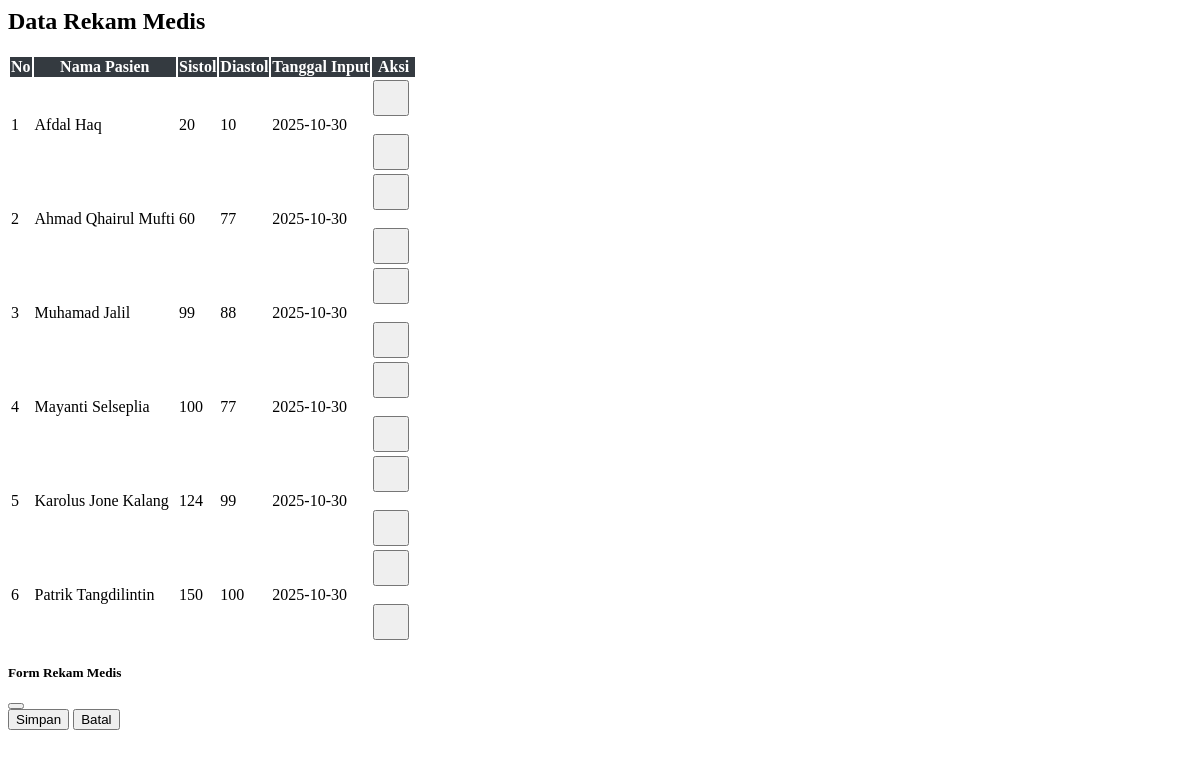
Page /rekam.php on the earlier database version.
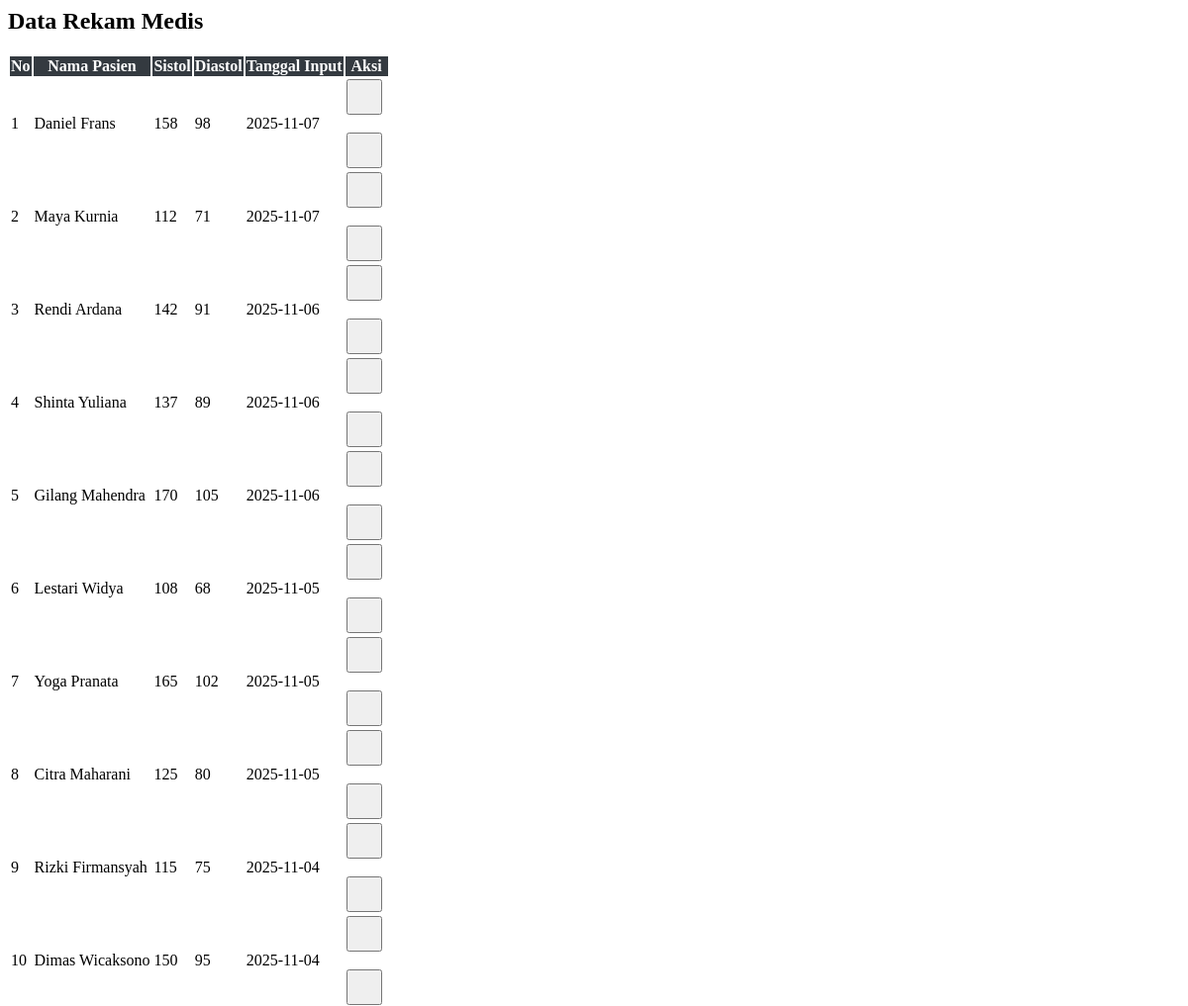
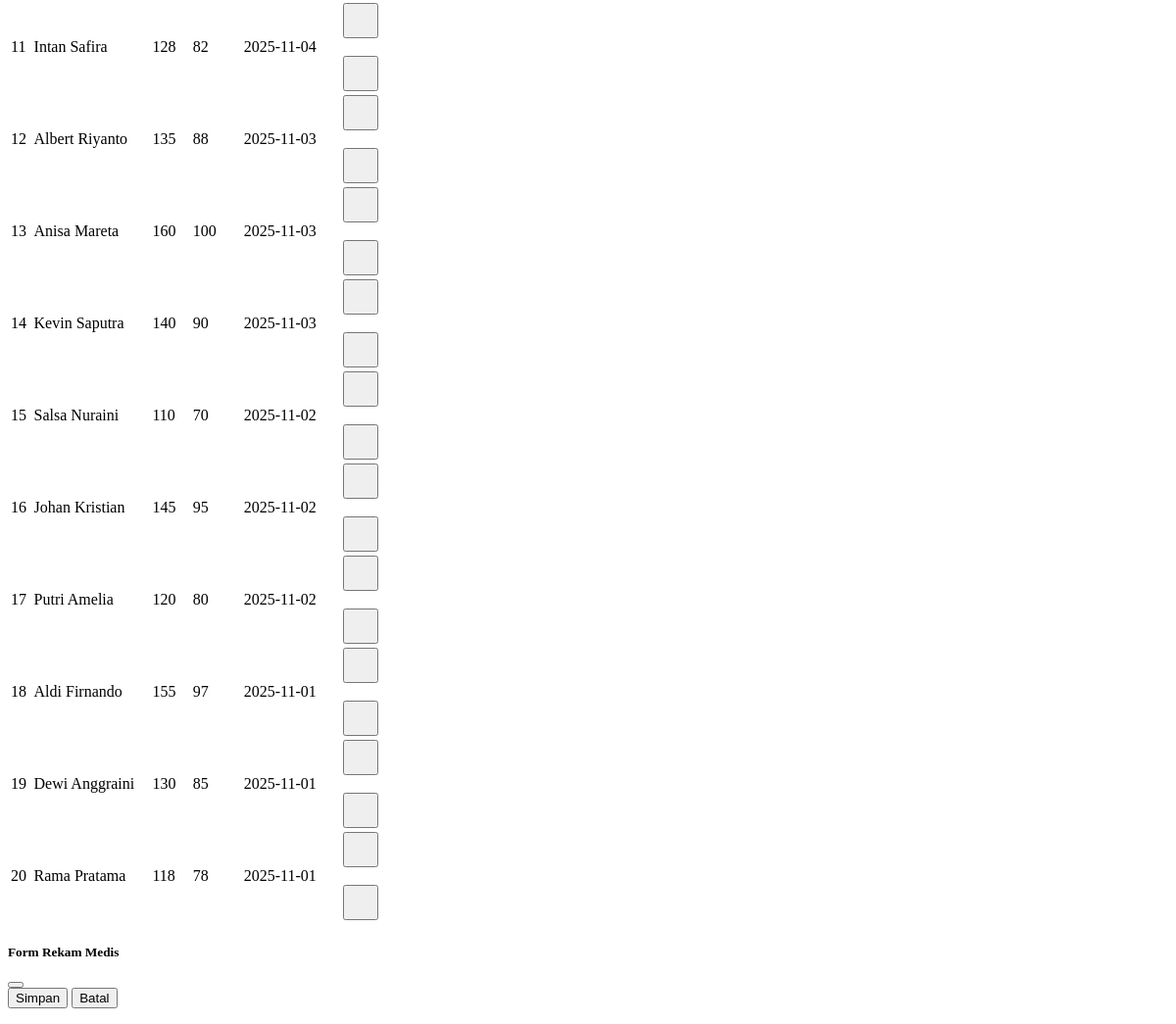
Same page on the later database version (2 pictures, top to bottom).
### tables this page shows
CREATE TABLE IF NOT EXISTS `212341_rekam_medis` (
  `212341_rekam_id` int NOT NULL,
  `212341_pasien_id` int NOT NULL,
  `212341_tekanan_sistol` int NOT NULL,
  `212341_tekanan_diastol` int NOT NULL,
  `212341_tanggal_input` date NOT NULL
);

CREATE TABLE IF NOT EXISTS `212341_pasien` (
  `212341_pasien_id` int NOT NULL,
  `212341_nama` varchar(100) NOT NULL,
  `212341_umur` int NOT NULL,
  `212341_alamat` varchar(255) DEFAULT NULL,
  `212341_jk` enum('Laki-laki','Perempuan') NOT NULL,
  `212341_berat_badan` decimal(5,2) DEFAULT NULL,
  `212341_riwayat_tekanan` text,
  `212341_pola_makan` text,
  `212341_riwayat_keluarga` enum('Ya','Tidak') DEFAULT 'Tidak',
  `212341_keluhan` text,
  `212341_created_at` timestamp NULL DEFAULT CURRENT_TIMESTAMP
);

### rekam.php (the view, shortened to what this page needs)
<?php
include "config.php";
$res = $conn->query("
    SELECT
        r.212341_rekam_id,
        p.212341_nama,
        r.212341_tekanan_sistol,
        r.212341_tekanan_diastol,
        r.212341_tanggal_input
    FROM 212341_rekam_medis r
    JOIN 212341_pasien p ON r.212341_pasien_id = p.212341_pasien_id
    ORDER BY r.212341_rekam_id DESC
");
$rows = $res ? $res->fetch_all(MYSQLI_ASSOC) : [];
?>
<h2 class="mb-4">Data Rekam Medis</h2>
<table class="table table-bordered table-striped" id="tableRekam">
<thead>
<tr>
<th>No</th>
<th>Nama Pasien</th>
<th>Sistol</th>
<th>Diastol</th>
<th>Tanggal Input</th>
<th>Aksi</th>
</tr>
</thead>
<tbody>
<?php $no=1; foreach($rows as $r): ?>
<tr>
<td class="text-center"><?= $no++ ?></td>
<td><?= htmlspecialchars($r['212341_nama']) ?></td>
<td class="text-center"><?= $r['212341_tekanan_sistol'] ?></td>
<td class="text-center"><?= $r['212341_tekanan_diastol'] ?></td>
<td class="text-center"><?= $r['212341_tanggal_input'] ?></td>
<td class="text-center td-actions">
    <button class="btn btn-primary btnEdit" data-id="<?= $r['212341_rekam_id'] ?>"><i class="bi bi-pencil-square"></i></button>
    <br><br>
    <button class="btn btn-danger btnHapus" data-id="<?= $r['212341_rekam_id'] ?>"><i class="bi bi-trash3"></i></button>
</td>
</tr>
<?php endforeach; ?>
</tbody>
</table>
<div class="modal fade" id="modalForm" tabindex="-1">
<div class="modal-dialog modal-lg">
<div class="modal-content">
<form id="formRekam">
<div class="modal-header"><h5>Form Rekam Medis</h5><button type="button" class="btn-close" data-bs-dismiss="modal"></button></div>
<div class="modal-footer">
    <button type="submit" class="btn btn-success">Simpan</button>
    <button type="button" class="btn btn-secondary" data-bs-dismiss="modal">Batal</button>
</div>
</form>
</div>
</div>
</div>

Differences in the rows shown:
removed 212341_rekam_medis: 212341_pasien.212341_nama "Afdal Haq", 212341_tekanan_sistol "20", 212341_tekanan_diastol "10", 212341_tanggal_input "2025-10-30"
removed 212341_rekam_medis: 212341_pasien.212341_nama "Ahmad Qhairul Mufti", 212341_tekanan_sistol "60", 212341_tekanan_diastol "77", 212341_tanggal_input "2025-10-30"
removed 212341_rekam_medis: 212341_pasien.212341_nama "Muhamad Jalil", 212341_tekanan_sistol "99", 212341_tekanan_diastol "88", 212341_tanggal_input "2025-10-30"
removed 212341_rekam_medis: 212341_pasien.212341_nama "Mayanti Selseplia", 212341_tekanan_sistol "100", 212341_tekanan_diastol "77", 212341_tanggal_input "2025-10-30"
removed 212341_rekam_medis: 212341_pasien.212341_nama "Karolus Jone Kalang", 212341_tekanan_sistol "124", 212341_tekanan_diastol "99", 212341_tanggal_input "2025-10-30"
removed 212341_rekam_medis: 212341_pasien.212341_nama "Patrik Tangdilintin", 212341_tekanan_sistol "150", 212341_tekanan_diastol "100", 212341_tanggal_input "2025-10-30"
added 212341_rekam_medis: 212341_pasien.212341_nama "Daniel Frans", 212341_tekanan_sistol "158", 212341_tekanan_diastol "98", 212341_tanggal_input "2025-11-07"
added 212341_rekam_medis: 212341_pasien.212341_nama "Maya Kurnia", 212341_tekanan_sistol "112", 212341_tekanan_diastol "71", 212341_tanggal_input "2025-11-07"
added 212341_rekam_medis: 212341_pasien.212341_nama "Rendi Ardana", 212341_tekanan_sistol "142", 212341_tekanan_diastol "91", 212341_tanggal_input "2025-11-06"
added 212341_rekam_medis: 212341_pasien.212341_nama "Shinta Yuliana", 212341_tekanan_sistol "137", 212341_tekanan_diastol "89", 212341_tanggal_input "2025-11-06"
added 212341_rekam_medis: 212341_pasien.212341_nama "Gilang Mahendra", 212341_tekanan_sistol "170", 212341_tekanan_diastol "105", 212341_tanggal_input "2025-11-06"
added 212341_rekam_medis: 212341_pasien.212341_nama "Lestari Widya", 212341_tekanan_sistol "108", 212341_tekanan_diastol "68", 212341_tanggal_input "2025-11-05"
added 212341_rekam_medis: 212341_pasien.212341_nama "Yoga Pranata", 212341_tekanan_sistol "165", 212341_tekanan_diastol "102", 212341_tanggal_input "2025-11-05"
added 212341_rekam_medis: 212341_pasien.212341_nama "Citra Maharani", 212341_tekanan_sistol "125", 212341_tekanan_diastol "80", 212341_tanggal_input "2025-11-05"
added 212341_rekam_medis: 212341_pasien.212341_nama "Rizki Firmansyah", 212341_tekanan_sistol "115", 212341_tekanan_diastol "75", 212341_tanggal_input "2025-11-04"
added 212341_rekam_medis: 212341_pasien.212341_nama "Dimas Wicaksono", 212341_tekanan_sistol "150", 212341_tekanan_diastol "95", 212341_tanggal_input "2025-11-04"
added 212341_rekam_medis: 212341_pasien.212341_nama "Intan Safira", 212341_tekanan_sistol "128", 212341_tekanan_diastol "82", 212341_tanggal_input "2025-11-04"
added 212341_rekam_medis: 212341_pasien.212341_nama "Albert Riyanto", 212341_tekanan_sistol "135", 212341_tekanan_diastol "88", 212341_tanggal_input "2025-11-03"
added 212341_rekam_medis: 212341_pasien.212341_nama "Anisa Mareta", 212341_tekanan_sistol "160", 212341_tekanan_diastol "100", 212341_tanggal_input "2025-11-03"
added 212341_rekam_medis: 212341_pasien.212341_nama "Kevin Saputra", 212341_tekanan_sistol "140", 212341_tekanan_diastol "90", 212341_tanggal_input "2025-11-03"
added 212341_rekam_medis: 212341_pasien.212341_nama "Salsa Nuraini", 212341_tekanan_sistol "110", 212341_tekanan_diastol "70", 212341_tanggal_input "2025-11-02"
added 212341_rekam_medis: 212341_pasien.212341_nama "Johan Kristian", 212341_tekanan_sistol "145", 212341_tekanan_diastol "95", 212341_tanggal_input "2025-11-02"
added 212341_rekam_medis: 212341_pasien.212341_nama "Putri Amelia", 212341_tekanan_sistol "120", 212341_tekanan_diastol "80", 212341_tanggal_input "2025-11-02"
added 212341_rekam_medis: 212341_pasien.212341_nama "Aldi Firnando", 212341_tekanan_sistol "155", 212341_tekanan_diastol "97", 212341_tanggal_input "2025-11-01"
added 212341_rekam_medis: 212341_pasien.212341_nama "Dewi Anggraini", 212341_tekanan_sistol "130", 212341_tekanan_diastol "85", 212341_tanggal_input "2025-11-01"
added 212341_rekam_medis: 212341_pasien.212341_nama "Rama Pratama", 212341_tekanan_sistol "118", 212341_tekanan_diastol "78", 212341_tanggal_input "2025-11-01"
